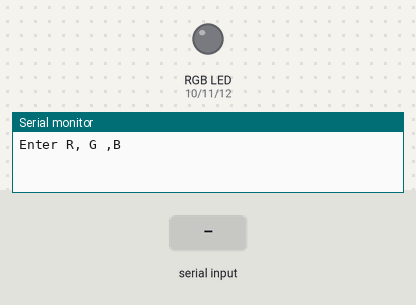
A sketch run on a simulated Arduino Uno, built with avr-gcc and run on an emulated ATmega328P. Parts: an RGB LED mixed from three pins (HIGH = lit), the last lines printed to the serial monitor. The test bench sets the inputs (shaded band). Dim RGB values are drawn brighter than linear.

Above: at 1.2 s.
1.3 s: "90,45,200\n" received over Serial
At 2.1 s:
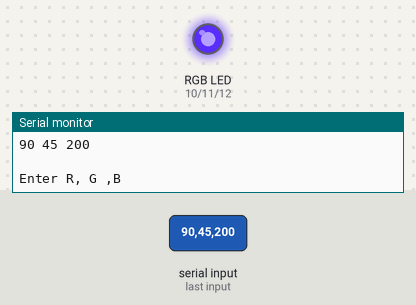
2.8 s: "30,150,10\n" received over Serial
At 3.2 s:
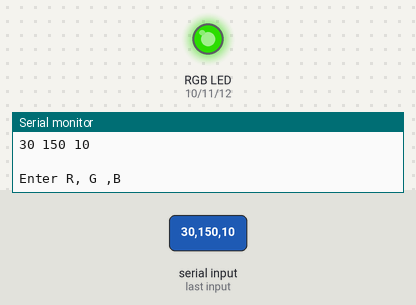
4.3 s: "90,45\n" received over Serial
At 6.1 s:
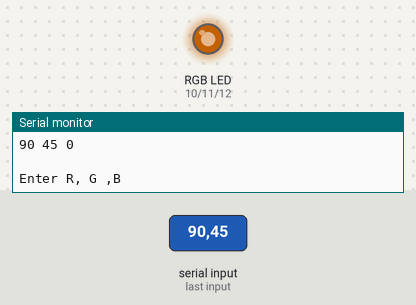
6.8 s: "1,90\n" received over Serial
At 9.0 s:
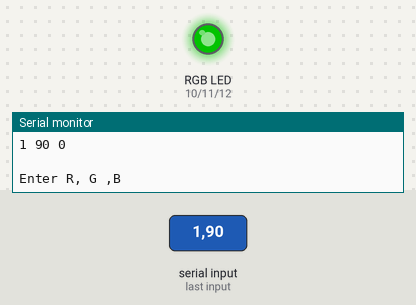
9.3 s: "30,150\n" received over Serial
At 11.2 s:
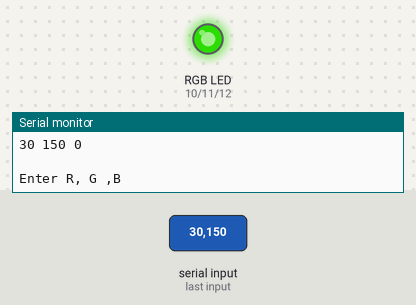
11.8 s: "1,90,45\n" received over Serial
At 12.4 s:
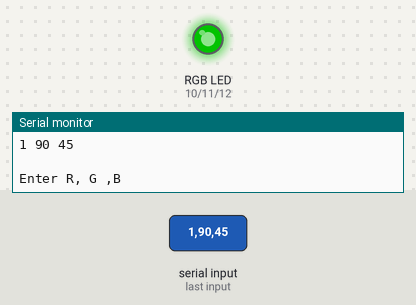
Timing chart, 0 to 14.3 s (numbered marks = the images above; inputs shaded):
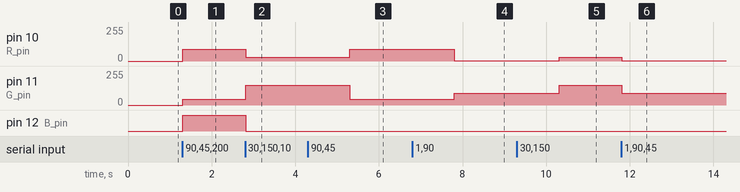

Measured:
- after the input at 1.3 s, pin 10 (R_pin): 0/255 → 90/255 at once; pin 11 (G_pin): 0/255 → 45/255 at once; pin 12 (B_pin): LOW → HIGH at once
- after the input at 2.8 s, pin 10 (R_pin): 90/255 → 30/255 at once; pin 11 (G_pin): 45/255 → 150/255 at once; pin 12 (B_pin): HIGH → LOW at once
- after the input at 4.3 s, pin 10 (R_pin): 30/255 → 90/255 after 1.0 s; pin 11 (G_pin): 150/255 → 45/255 after 1.0 s
- after the input at 6.8 s, pin 10 (R_pin): 90/255 → 1/255 after 1.0 s; pin 11 (G_pin): 45/255 → 90/255 after 1.0 s
- after the input at 9.3 s, pin 10 (R_pin): 1/255 → 30/255 after 1.0 s; pin 11 (G_pin): 90/255 → 150/255 after 1.0 s
- after the input at 11.8 s, pin 10 (R_pin): 30/255 → 1/255 at once; pin 11 (G_pin): 150/255 → 90/255 at once

The sketch:

RGB.ino
```cpp
#define R_pin 10
#define G_pin 11
#define B_pin 12

int R = 255;
int G = 255;
int B = 255;

int nState = 1;
void setup() {
  Serial.begin(9600);
  pinMode(R_pin, OUTPUT);
  pinMode(G_pin, OUTPUT);
  pinMode(B_pin, OUTPUT);

}

void loop() {
  // put your main code here, to run repeatedly:


  if(nState){
    Serial.println("Enter R, G ,B");
    nState = 0;
    }
  while(Serial.available()==0){} // wait for input
  int R = Serial.parseInt(); // 정수로 표현된 문자를 뽑아 정수로 변환 후 반환
  Serial.println(R);
  while(Serial.available()==0){}
  int G = Serial.parseInt();
  Serial.println(G);
  while(Serial.available()==0){}
  int B = Serial.parseInt();
  Serial.println(B);
  Serial.print(R); Serial.print(" "); Serial.print(G);Serial.print(" "); Serial.println(B);

  nState = 1;


  analogWrite(R_pin, R);
  analogWrite(G_pin, G);
  analogWrite(B_pin, B);

  int a = Serial.read();
  Serial.println(" ");
}
```
